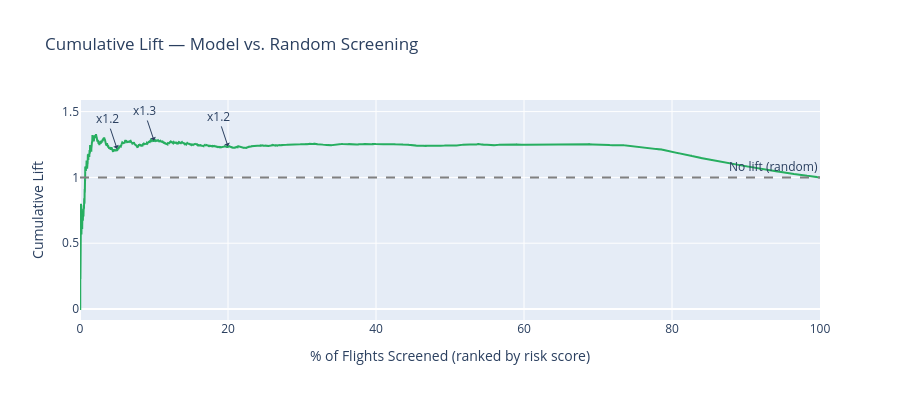

The code cell stored with this chart in its notebook:
### Markdown cell above
## 5. Cumulative Lift Chart

### Code cell
n          = len(y_test)
sorted_idx = np.argsort(-y_prob)
cumpos     = np.cumsum(y_test.values[sorted_idx])
total_pos  = y_test.sum()
lift       = (cumpos / total_pos) / (np.arange(1, n + 1) / n)
sample_pct = np.linspace(0, 100, n)

fig = go.Figure()
fig.add_trace(go.Scatter(
    x=sample_pct, y=lift,
    name="Model Lift",
    line=dict(color="#27ae60", width=2),
))
fig.add_hline(y=1.0, line_dash="dash", line_color="gray", annotation_text="No lift (random)")
# Annotate lift at 5% and 10%
for pct in [5, 10, 20]:
    idx = int(pct / 100 * n)
    if idx < len(lift):
        fig.add_annotation(
            x=pct, y=lift[idx],
            text=f"x{lift[idx]:.1f}",
            showarrow=True, arrowhead=1,
        )
fig.update_layout(
    title="Cumulative Lift — Model vs. Random Screening",
    xaxis_title="% of Flights Screened (ranked by risk score)",
    yaxis_title="Cumulative Lift",
    height=400,
)
fig.show()

### Figure 1 — Plotly figure (JSON) as saved in the notebook; plotly's stock layout.template omitted (floating-point values rounded to 4 significant figures; data arrays with more than 128 entries replaced by an {"elided": "..."} marker saying what was removed)
{"data": [{"line": {"color": "#27ae60", "width": 2}, "name": "Model Lift", "type": "scatter", "x": {"elided": "153018 float values"}, "y": {"elided": "153018 float values"}}], "layout": {"annotations": [{"showarrow": false, "text": "No lift (random)", "x": 1, "xanchor": "right", "xref": "x domain", "y": 1, "yanchor": "bottom", "yref": "y"}, {"arrowhead": 1, "showarrow": true, "text": "x1.2", "x": 5, "y": 1.219}, {"arrowhead": 1, "showarrow": true, "text": "x1.3", "x": 10, "y": 1.281}, {"arrowhead": 1, "showarrow": true, "text": "x1.2", "x": 20, "y": 1.236}], "height": 400, "shapes": [{"line": {"color": "gray", "dash": "dash"}, "type": "line", "x0": 0, "x1": 1, "xref": "x domain", "y0": 1, "y1": 1, "yref": "y"}], "title": {"text": "Cumulative Lift — Model vs. Random Screening"}, "xaxis": {"title": {"text": "% of Flights Screened (ranked by risk score)"}}, "yaxis": {"title": {"text": "Cumulative Lift"}}}}
